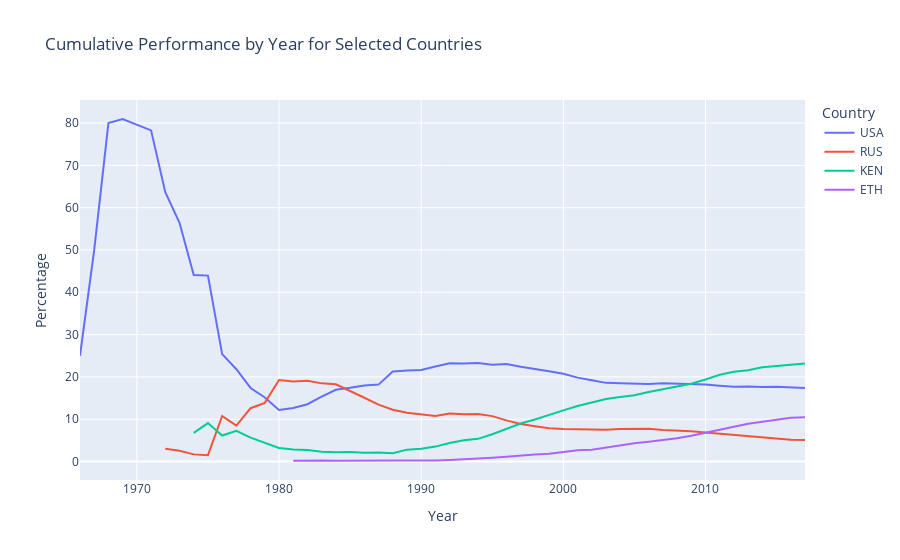

Notebook code for this chart:
### Code cell
import plotly.express as px

# Filter the DataFrame for the selected countries
selected_countries = ['USA', 'KEN', 'ETH', 'RUS']
filtered_data = cumulative_data[cumulative_data['Country'].isin(
    selected_countries)]

# Create the line chart
fig = px.line(filtered_data,
              x='Year',
              y='Percentage',
              color='Country',
              title='Cumulative Performance by Year for Selected Countries')

# Display the chart
fig.show()

### Figure 1 — Plotly figure (JSON) as saved in the notebook; plotly's stock layout.template omitted (floating-point values rounded to 4 significant figures)
{"data": [{"hovertemplate": "Country=USA<br>Year=%{x}<br>Percentage=%{y}<extra></extra>", "legendgroup": "USA", "line": {"color": "#636efa", "dash": "solid"}, "marker": {"symbol": "circle"}, "mode": "lines", "name": "USA", "orientation": "v", "showlegend": true, "type": "scatter", "x": [1966, 1967, 1968, 1969, 1971, 1972, 1973, 1974, 1975, 1976, 1977, 1978, 1979, 1980, 1981, 1982, 1983, 1984, 1985, 1986, 1987, 1988, 1989, 1990, 1991, 1992, 1993, 1994, 1995, 1996, 1997, 1998, 1999, 2000, 2001, 2002, 2003, 2004, 2005, 2006, 2007, 2008, 2009, 2010, 2011, 2012, 2013, 2014, 2015, 2016, 2017], "xaxis": "x", "y": [25, 50, 80, 80.95, 78.26, 63.64, 56.41, 44.07, 43.94, 25.38, 21.82, 17.39, 15.14, 12.21, 12.68, 13.55, 15.32, 16.96, 17.41, 17.95, 18.18, 21.27, 21.53, 21.64, 22.48, 23.22, 23.17, 23.3, 22.87, 23.07, 22.4, 21.91, 21.36, 20.74, 19.83, 19.22, 18.59, 18.51, 18.44, 18.31, 18.53, 18.44, 18.39, 18.21, 17.92, 17.7, 17.75, 17.59, 17.69, 17.5, 17.4], "yaxis": "y"}, {"hovertemplate": "Country=RUS<br>Year=%{x}<br>Percentage=%{y}<extra></extra>", "legendgroup": "RUS", "line": {"color": "#EF553B", "dash": "solid"}, "marker": {"symbol": "circle"}, "mode": "lines", "name": "RUS", "orientation": "v", "showlegend": true, "type": "scatter", "x": [1972, 1973, 1974, 1975, 1976, 1977, 1978, 1979, 1980, 1981, 1982, 1983, 1984, 1985, 1986, 1987, 1988, 1989, 1990, 1991, 1992, 1993, 1994, 1995, 1996, 1997, 1998, 1999, 2000, 2001, 2002, 2003, 2004, 2005, 2006, 2007, 2008, 2009, 2010, 2011, 2012, 2013, 2014, 2015, 2016, 2017], "xaxis": "x", "y": [3.03, 2.564, 1.695, 1.515, 10.77, 8.485, 12.61, 13.88, 19.27, 18.93, 19.12, 18.48, 18.27, 16.74, 15.08, 13.44, 12.23, 11.51, 11.12, 10.78, 11.35, 11.18, 11.26, 10.74, 9.735, 8.877, 8.348, 7.88, 7.701, 7.64, 7.444, 7.504, 7.686, 7.679, 7.756, 7.428, 7.307, 7.169, 6.882, 6.581, 6.405, 6.103, 5.813, 5.471, 5.158, 5.087], "yaxis": "y"}, {"hovertemplate": "Country=KEN<br>Year=%{x}<br>Percentage=%{y}<extra></extra>", "legendgroup": "KEN", "line": {"color": "#00cc96", "dash": "solid"}, "marker": {"symbol": "circle"}, "mode": "lines", "name": "KEN", "orientation": "v", "showlegend": true, "type": "scatter", "x": [1974, 1975, 1976, 1977, 1978, 1979, 1980, 1981, 1982, 1983, 1984, 1985, 1986, 1987, 1988, 1989, 1990, 1991, 1992, 1993, 1994, 1995, 1996, 1997, 1998, 1999, 2000, 2001, 2002, 2003, 2004, 2005, 2006, 2007, 2008, 2009, 2010, 2011, 2012, 2013, 2014, 2015, 2016, 2017], "xaxis": "x", "y": [6.78, 9.091, 6.154, 7.273, 5.652, 4.416, 3.212, 2.857, 2.71, 2.339, 2.185, 2.242, 2.089, 2.146, 1.968, 2.812, 3.027, 3.53, 4.395, 5.013, 5.37, 6.459, 7.704, 8.996, 9.953, 10.94, 12.1, 13.14, 14.02, 14.76, 15.26, 15.66, 16.44, 17.07, 17.7, 18.38, 19.4, 20.5, 21.21, 21.56, 22.3, 22.56, 22.85, 23.16], "yaxis": "y"}, {"hovertemplate": "Country=ETH<br>Year=%{x}<br>Percentage=%{y}<extra></extra>", "legendgroup": "ETH", "line": {"color": "#ab63fa", "dash": "solid"}, "marker": {"symbol": "circle"}, "mode": "lines", "name": "ETH", "orientation": "v", "showlegend": true, "type": "scatter", "x": [1981, 1982, 1983, 1984, 1985, 1986, 1987, 1988, 1989, 1990, 1991, 1992, 1993, 1994, 1995, 1996, 1997, 1998, 1999, 2000, 2001, 2002, 2003, 2004, 2005, 2006, 2007, 2008, 2009, 2010, 2011, 2012, 2013, 2014, 2015, 2016, 2017], "xaxis": "x", "y": [0.1786, 0.2853, 0.2339, 0.1748, 0.1495, 0.1305, 0.1694, 0.2343, 0.2636, 0.2454, 0.2601, 0.3936, 0.534, 0.6334, 0.9119, 1.126, 1.305, 1.659, 1.851, 2.324, 2.682, 2.796, 3.328, 3.82, 4.316, 4.669, 5.053, 5.529, 6.107, 6.835, 7.511, 8.376, 8.956, 9.404, 9.846, 10.34, 10.47], "yaxis": "y"}], "layout": {"legend": {"title": {"text": "Country"}, "tracegroupgap": 0}, "title": {"text": "Cumulative Performance by Year for Selected Countries"}, "xaxis": {"anchor": "y", "domain": [0, 1], "title": {"text": "Year"}}, "yaxis": {"anchor": "x", "domain": [0, 1], "title": {"text": "Percentage"}}}}
